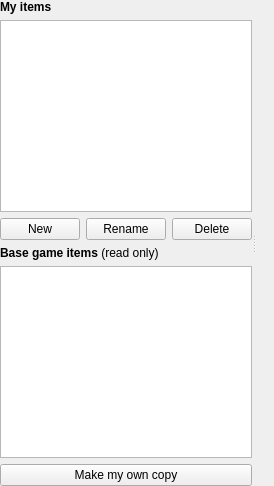
<?xml version="1.0" encoding="UTF-8"?>
<ui version="4.0">
 <class>CompositeForm</class>
 <widget class="QWidget" name="CompositeForm">
  <layout class="QHBoxLayout" name="outerLayout">
   <property name="leftMargin">
    <number>0</number>
   </property>
   <property name="topMargin">
    <number>0</number>
   </property>
   <property name="rightMargin">
    <number>0</number>
   </property>
   <property name="bottomMargin">
    <number>0</number>
   </property>
   <item>
    <widget class="QSplitter" name="splitter">
     <property name="orientation">
      <enum>Qt::Horizontal</enum>
     </property>
     <widget class="QWidget" name="leftPane">
      <layout class="QVBoxLayout" name="leftLayout" stretch="0,2,0,0,2,0">
       <property name="leftMargin">
        <number>0</number>
       </property>
       <property name="topMargin">
        <number>0</number>
       </property>
       <property name="rightMargin">
        <number>0</number>
       </property>
       <property name="bottomMargin">
        <number>0</number>
       </property>
       <item>
        <widget class="QLabel" name="mineLabel">
         <property name="text">
          <string>&lt;b&gt;My items&lt;/b&gt;</string>
         </property>
        </widget>
       </item>
       <item>
        <widget class="QListWidget" name="mine"/>
       </item>
       <item>
        <layout class="QHBoxLayout" name="buttonRow">
         <item>
          <widget class="QPushButton" name="newButton">
           <property name="text">
            <string>New</string>
           </property>
          </widget>
         </item>
         <item>
          <widget class="QPushButton" name="renameButton">
           <property name="text">
            <string>Rename</string>
           </property>
          </widget>
         </item>
         <item>
          <widget class="QPushButton" name="deleteButton">
           <property name="text">
            <string>Delete</string>
           </property>
          </widget>
         </item>
        </layout>
       </item>
       <item>
        <widget class="QLabel" name="vanillaLabel">
         <property name="text">
          <string>&lt;b&gt;Base game items&lt;/b&gt; (read only)</string>
         </property>
        </widget>
       </item>
       <item>
        <widget class="QListWidget" name="vanilla"/>
       </item>
       <item>
        <widget class="QPushButton" name="copyButton">
         <property name="text">
          <string>Make my own copy</string>
         </property>
        </widget>
       </item>
      </layout>
     </widget>
     <widget class="QWidget" name="right">
      <layout class="QVBoxLayout" name="right_layout">
       <property name="leftMargin">
        <number>9</number>
       </property>
       <property name="topMargin">
        <number>9</number>
       </property>
       <property name="rightMargin">
        <number>9</number>
       </property>
       <property name="bottomMargin">
        <number>9</number>
       </property>
      </layout>
     </widget>
    </widget>
   </item>
  </layout>
 </widget>
 <resources/>
 <connections/>
</ui>
